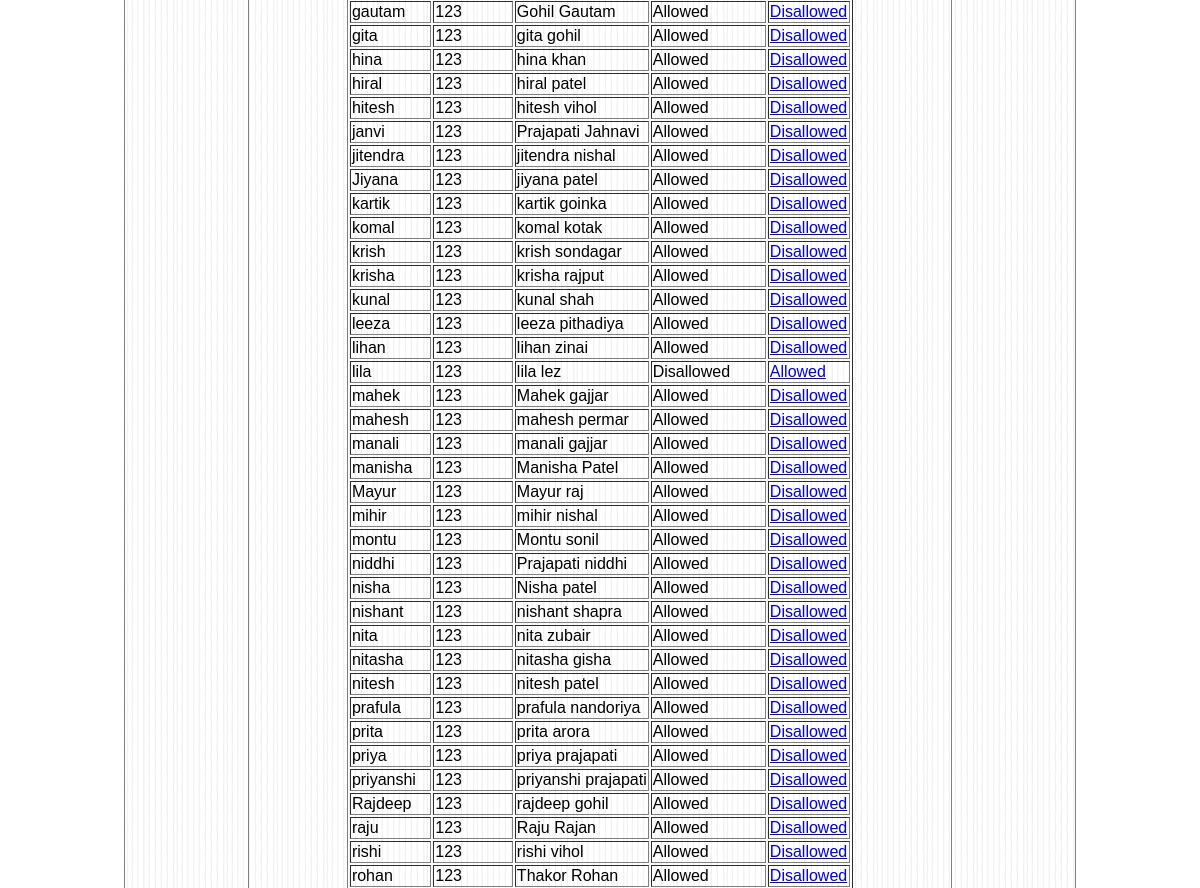
The app's page /admin/verifystudent.php (signed in, middle part), older data.
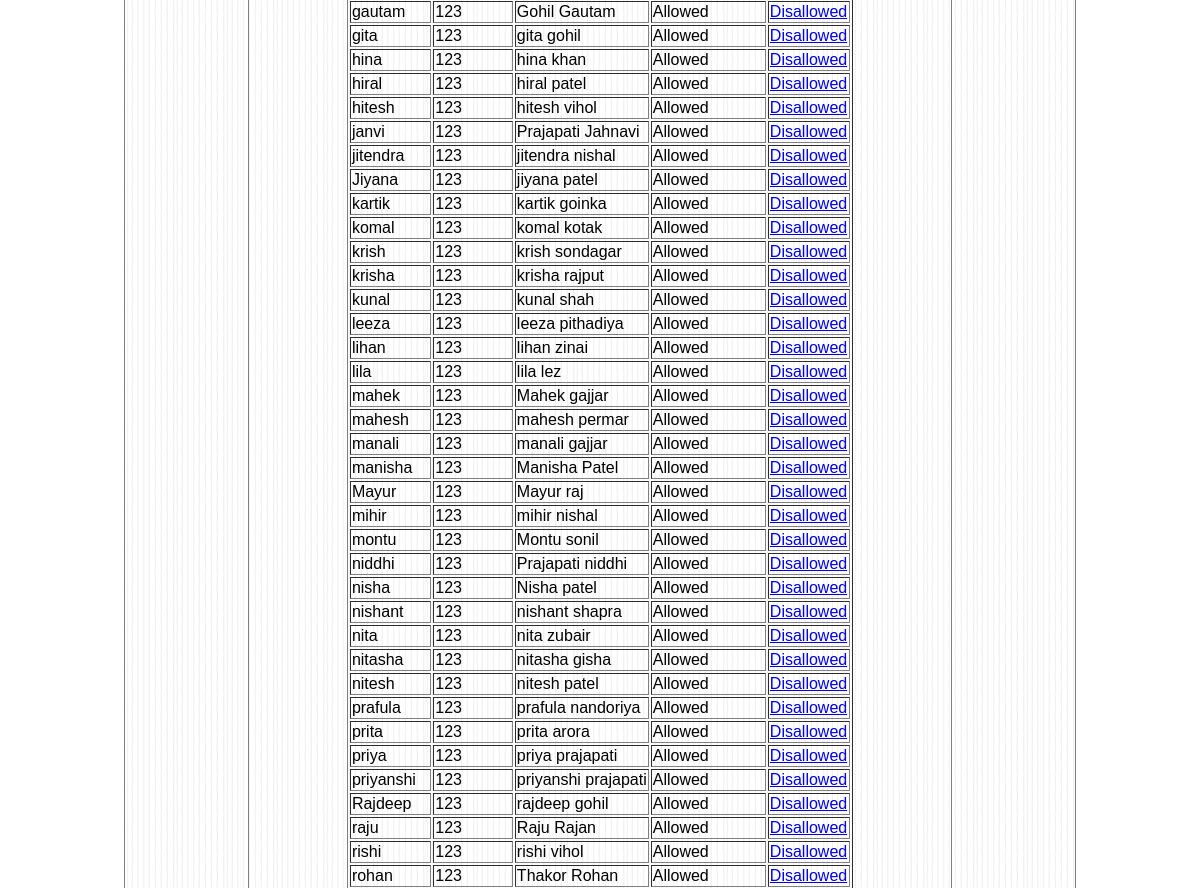
The same page, newer data.
### tables this page shows
CREATE TABLE `reg` (
  `uname` varchar(20) NOT NULL,
  `pass` varchar(12) DEFAULT NULL,
  `cpass` varchar(12) DEFAULT NULL,
  `name` varchar(30) DEFAULT NULL,
  `gender` varchar(6) DEFAULT NULL,
  `mobile` decimal(10,0) DEFAULT NULL,
  `address` varchar(100) DEFAULT NULL,
  `status` varchar(30) DEFAULT NULL,
  `sem` varchar(10) DEFAULT NULL,
  `course` varchar(20) DEFAULT NULL,
  `photo` varchar(200) DEFAULT NULL,
  `division` varchar(5) NOT NULL
);

### admin/verifystudent.php (the view, shortened to what this page needs)
        <div style="width:950px;background-image:url('../images/bg.png');">
<table style="width:950px;">
<tr>
	<td style="width:125px;">&nbsp;</td>
	<td style="width:700px;border:1px solid gray;">
	<div style="width:700px;">
		<center><h2> Verify Student Panel </h2>
	<?php
	include("../config.php");
	$q = "select * from reg";
	$r = mysqli_query($con,$q);
	$c = mysqli_num_rows($r);
	if($c>0)
	{
		echo "<table border='1'>";
		while($row = mysqli_fetch_array($r))
		{
			echo "<tr>";
			echo "<td>".$row['uname']."</td>";
			echo "<td>".$row['pass']."</td>";
			echo "<td>".$row['name']."</td>";
			echo "<td>".$row['status']."</td>";
			if($row['status'] == "Allowed")
			{
				$str = "Disallowed";
			}
			else
			{
				$str = "Allowed";
			}
			echo "<td><a href='setstatus.php?id=".$row['uname']."&abc=".$str."'>".$str."</a></td>";
			echo "</tr>";
		}
		echo "</table>";
	}
	else
	{
		echo "No Data to Display";
	}
	?>
	</center>
	</div>
	</td>
	<td style="width:125px;">&nbsp;</td>
</tr>
</table>
        </div>

Row changes from the older to the newer data that the page shows:
changed reg "lila": status "Disallowed" → "Allowed"; status "Allowed" → "Disallowed"
